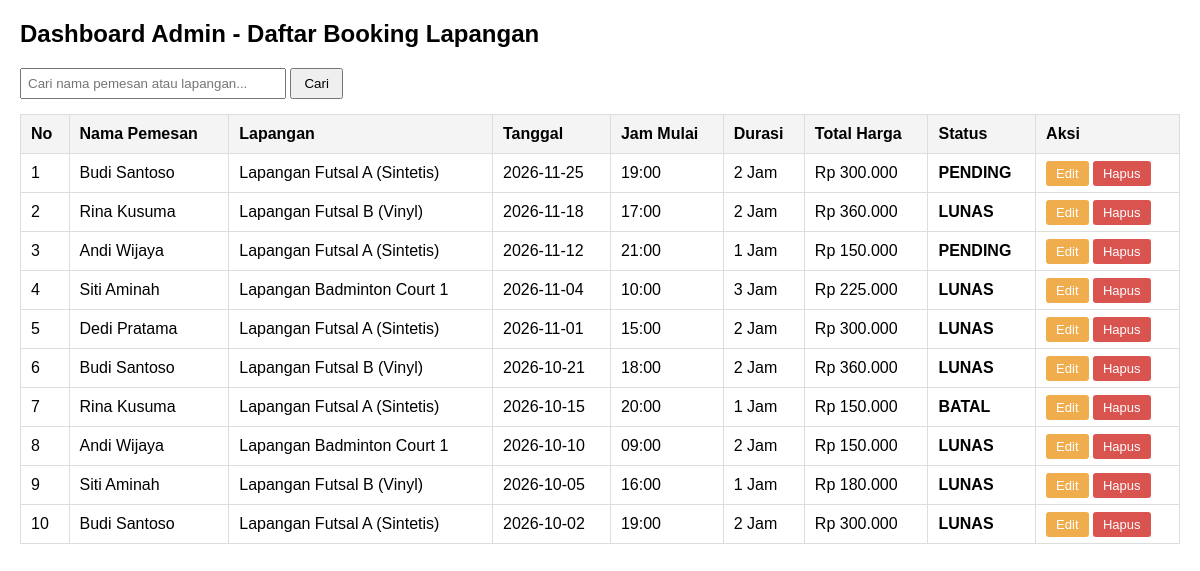
The app's page /admin.php with its own data.
### tables this page shows
CREATE TABLE `bookings` (
  `id` int(11) NOT NULL,
  `lapangan_id` int(11) NOT NULL,
  `user_id` int(11) NOT NULL,
  `tgl_booking` date NOT NULL,
  `jam_mulai` time NOT NULL,
  `durasi` int(11) NOT NULL COMMENT 'Durasi sewa dalam satuan jam',
  `total_harga` decimal(10,2) NOT NULL,
  `status_pembayaran` enum('pending','lunas','batal') DEFAULT 'pending'
);

CREATE TABLE `users` (
  `id` int(11) NOT NULL,
  `nama_lengkap` varchar(100) NOT NULL,
  `no_hp` varchar(15) NOT NULL,
  `email` varchar(100) NOT NULL
);

CREATE TABLE `lapangan` (
  `id` int(11) NOT NULL,
  `nama_lapangan` varchar(100) NOT NULL,
  `lokasi` varchar(255) NOT NULL,
  `harga_per_jam` decimal(10,2) NOT NULL
);

### admin.php (the view, shortened to what this page needs)
<?php
require 'koneksi.php';
$keyword = isset($_GET['cari']) ? mysqli_real_escape_string($conn, $_GET['cari']) : '';
$query = "SELECT
            b.id,
            u.nama_lengkap,
            l.nama_lapangan,
            b.tgl_booking,
            b.jam_mulai,
            b.durasi,
            b.total_harga,
            b.status_pembayaran
          FROM bookings b
          INNER JOIN users u ON b.user_id = u.id
          INNER JOIN lapangan l ON b.lapangan_id = l.id";
$query .= " ORDER BY b.tgl_booking DESC, b.jam_mulai ASC";
$result = mysqli_query($conn, $query);
?>
<!DOCTYPE html>
<html lang="id">
<head>
</head>
<body>
    <h2>Dashboard Admin - Daftar Booking Lapangan</h2>
    <form method="GET" action="" class="search-box">
        <input type="text" name="cari" placeholder="Cari nama pemesan atau lapangan..."
            value="<?= htmlspecialchars($keyword) ?>">
        <button type="submit">Cari</button>
    </form>
    <table>
        <thead>
            <tr>
                <th>No</th>
                <th>Nama Pemesan</th>
                <th>Lapangan</th>
                <th>Tanggal</th>
                <th>Jam Mulai</th>
                <th>Durasi</th>
                <th>Total Harga</th>
                <th>Status</th>
                <th>Aksi</th>
            </tr>
        </thead>
        <tbody>
            <?php if (mysqli_num_rows($result) > 0): ?>
                <?php $no = 1;
                while ($row = mysqli_fetch_assoc($result)): ?>
                    <tr>
                        <td><?= $no++ ?></td>
                        <td><?= htmlspecialchars($row['nama_lengkap']) ?></td>
                        <td><?= htmlspecialchars($row['nama_lapangan']) ?></td>
                        <td><?= $row['tgl_booking'] ?></td>
                        <td><?= substr($row['jam_mulai'], 0, 5) ?></td>
                        <td><?= $row['durasi'] ?> Jam</td>
                        <td>Rp <?= number_format($row['total_harga'], 0, ',', '.') ?></td>
                        <td><strong><?= strtoupper($row['status_pembayaran']) ?></strong></td>
                        <td>
                            <a href="edit_booking.php?id=<?= $row['id'] ?>" class="btn btn-edit">Edit</a>
                            <a href="hapus_booking.php?id=<?= $row['id'] ?>" class="btn btn-hapus"
                                onclick="return confirm('Yakin ingin menghapus data booking milik <?= htmlspecialchars($row['nama_lengkap']) ?>?')">Hapus</a>
                        </td>
                    </tr>
                <?php endwhile; ?>
            <?php else: ?>
                <tr>
                    <td colspan="9" style="text-align: center;">Data booking tidak ditemukan.</td>
                </tr>
            <?php endif; ?>
        </tbody>
    </table>
</body>
</html>

### admin.php (style rules this page uses)
body { font-family: Arial, sans-serif; margin: 20px; }
table { width: 100%; border-collapse: collapse; margin-top: 15px; }
th, td { border: 1px solid #ddd; padding: 10px; text-align: left; }
th { background-color: #f4f4f4; }
.btn { padding: 5px 10px; text-decoration: none; color: white; border-radius: 3px; font-size: 13px; }
.btn-edit { background-color: #f0ad4e; }
.btn-hapus { background-color: #d9534f; }
.search-box { margin-bottom: 15px; }
input[type="text"] { padding: 6px; width: 250px; }
button { padding: 6px 12px; cursor: pointer; }

### records on screen
bookings: user.nama_lengkap "Budi Santoso", lapangan.nama_lapangan "Lapangan Futsal A (Sintetis)", tgl_booking "2026-11-25", jam_mulai "19:00", durasi "2", total_harga "300.000", status_pembayaran "PENDING"
bookings: user.nama_lengkap "Rina Kusuma", lapangan.nama_lapangan "Lapangan Futsal B (Vinyl)", tgl_booking "2026-11-18", jam_mulai "17:00", durasi "2", total_harga "360.000", status_pembayaran "LUNAS"
bookings: user.nama_lengkap "Andi Wijaya", lapangan.nama_lapangan "Lapangan Futsal A (Sintetis)", tgl_booking "2026-11-12", jam_mulai "21:00", durasi "1", total_harga "150.000", status_pembayaran "PENDING"
bookings: user.nama_lengkap "Siti Aminah", lapangan.nama_lapangan "Lapangan Badminton Court 1", tgl_booking "2026-11-04", jam_mulai "10:00", durasi "3", total_harga "225.000", status_pembayaran "LUNAS"
bookings: user.nama_lengkap "Dedi Pratama", lapangan.nama_lapangan "Lapangan Futsal A (Sintetis)", tgl_booking "2026-11-01", jam_mulai "15:00", durasi "2", total_harga "300.000", status_pembayaran "LUNAS"
bookings: user.nama_lengkap "Budi Santoso", lapangan.nama_lapangan "Lapangan Futsal B (Vinyl)", tgl_booking "2026-10-21", jam_mulai "18:00", durasi "2", total_harga "360.000", status_pembayaran "LUNAS"
bookings: user.nama_lengkap "Rina Kusuma", lapangan.nama_lapangan "Lapangan Futsal A (Sintetis)", tgl_booking "2026-10-15", jam_mulai "20:00", durasi "1", total_harga "150.000", status_pembayaran "BATAL"
bookings: user.nama_lengkap "Andi Wijaya", lapangan.nama_lapangan "Lapangan Badminton Court 1", tgl_booking "2026-10-10", jam_mulai "09:00", durasi "2", total_harga "150.000", status_pembayaran "LUNAS"
bookings: user.nama_lengkap "Siti Aminah", lapangan.nama_lapangan "Lapangan Futsal B (Vinyl)", tgl_booking "2026-10-05", jam_mulai "16:00", durasi "1", total_harga "180.000", status_pembayaran "LUNAS"
bookings: user.nama_lengkap "Budi Santoso", lapangan.nama_lapangan "Lapangan Futsal A (Sintetis)", tgl_booking "2026-10-02", jam_mulai "19:00", durasi "2", total_harga "300.000", status_pembayaran "LUNAS"
